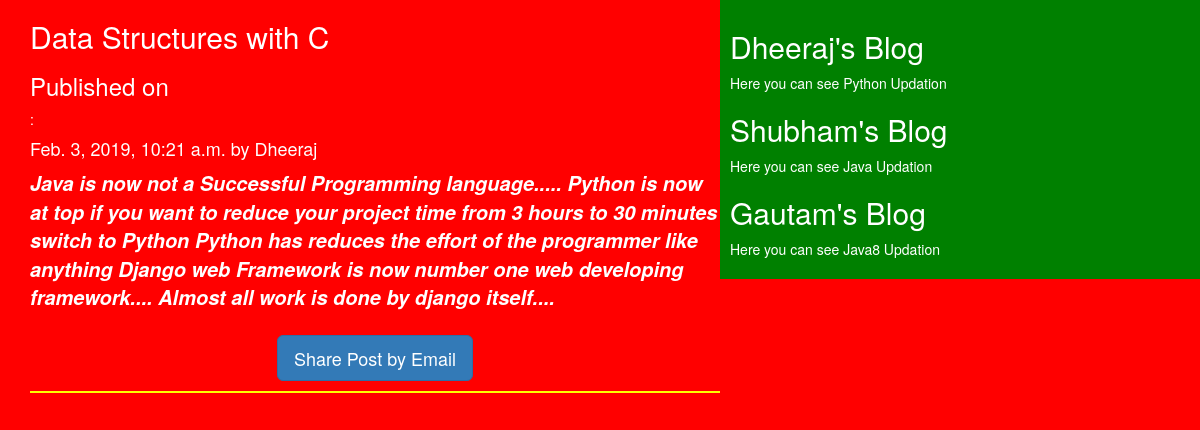
/2019/02/03/data-structures-c/, run on the app's committed database.
### testap/models.py (models this page shows, shortened)
class Post(models.Model):
    STATUS_CHOICES=(('dratf','DRAFT'),('publish','PUBLISHED'))
    title=models.CharField(max_length=150)
    slug=models.SlugField(max_length=150,unique_for_date='publish')
    author=models.ForeignKey(User,related_name='blog_post')
    body=models.TextField()
    publish=models.DateTimeField(default=timezone.now)
    created=models.DateTimeField(auto_now_add=True)
    updated=models.DateTimeField(auto_now=True)
    status=models.CharField(max_length=10,choices=STATUS_CHOICES,default='draft')
    objects=CustomManager()
    class Meta:
        ordering=('-publish',)

### testap/views.py (the view)
# urls.py: url(r'^(?P<year>\d{4})/(?P<month>\d{2})/(?P<day>\d{2})/(?P<post>[-\w]+)/$',views.Post_Detail_View,name='post_detail')
def Post_Detail_View(request,year,month,day,post):
    post=get_object_or_404(Post,slug=post,status='publish',publish__year=year,publish__month=month,publish__day=day)
    return render(request,'testap/post_detail.html',{'post':post})

### testap/models.py (called while the page is built)
    def get_queryset(self):
        return super().get_queryset().filter(status='publish')

### templates/testap/post_detail.html (shortened to what this page needs)
{%extends 'testap/base.html'%}
{%block body_block%}
<h2>{{post.title}}</h2>
<h3>Published on</h3>: <h4>{{post.publish}} by {{post.author|title}}</h4>
<p id='date'>{{post.body}}</p>
<h1><a class='btn btn-primary btn-lg'  href='/share/{{post.id}}'>Share Post by Email</a></h1>
{%endblock%}

### static/css/blog.css (style rules this page uses)
h1 { text-align: center; border-bottom: 2px solid yellow; padding-bottom: 10px; }
#date { font-style: italic; font-size: 20px; font-weight: bold; }
body { background-color:red; }
a { color:rgb(191,242,7); }

### data on the page
Post: title "Data Structures with C", publish "Feb. 3, 2019, 10:21 a.m.", author "Dheeraj", body "Java is now not a Successful Programming language..... Python is now at top if you want to reduce your project time from 3 hours to 30 minutes switch to Python Python has reduces the effort of the programmer like anything Django web Framework is now number one web developing framework.... Almost all work is done by django itself...."
